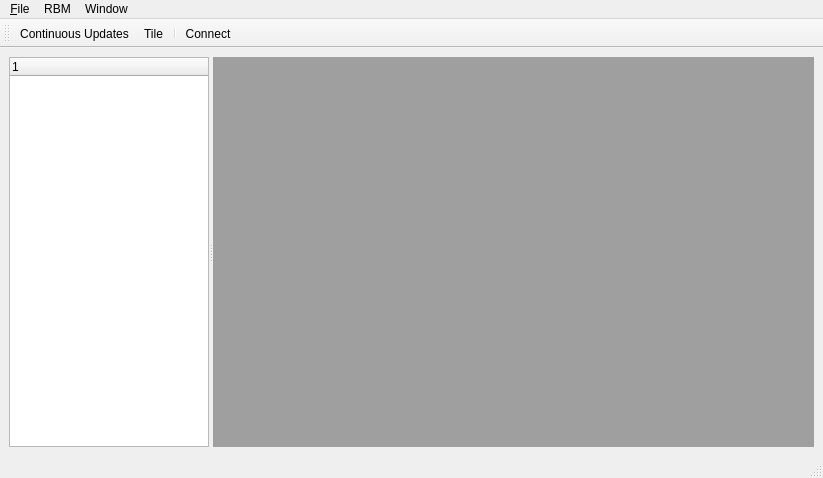
<?xml version="1.0" encoding="UTF-8"?>
<ui version="4.0">
 <class>pyRBMView</class>
 <widget class="QMainWindow" name="pyRBMView">
  <property name="geometry">
   <rect>
    <x>0</x>
    <y>0</y>
    <width>823</width>
    <height>478</height>
   </rect>
  </property>
  <property name="sizePolicy">
   <sizepolicy hsizetype="Maximum" vsizetype="Maximum">
    <horstretch>0</horstretch>
    <verstretch>0</verstretch>
   </sizepolicy>
  </property>
  <property name="windowTitle">
   <string>pyRBMView</string>
  </property>
  <widget class="QWidget" name="centralwidget">
   <property name="sizePolicy">
    <sizepolicy hsizetype="Maximum" vsizetype="Maximum">
     <horstretch>0</horstretch>
     <verstretch>0</verstretch>
    </sizepolicy>
   </property>
   <layout class="QGridLayout" name="gridLayout">
    <item row="0" column="0">
     <widget class="QSplitter" name="splitter">
      <property name="sizePolicy">
       <sizepolicy hsizetype="Expanding" vsizetype="Expanding">
        <horstretch>0</horstretch>
        <verstretch>0</verstretch>
       </sizepolicy>
      </property>
      <property name="autoFillBackground">
       <bool>true</bool>
      </property>
      <property name="orientation">
       <enum>Qt::Horizontal</enum>
      </property>
      <widget class="QTreeWidget" name="treeWidget">
       <property name="sizePolicy">
        <sizepolicy hsizetype="Expanding" vsizetype="Expanding">
         <horstretch>0</horstretch>
         <verstretch>0</verstretch>
        </sizepolicy>
       </property>
       <property name="maximumSize">
        <size>
         <width>200</width>
         <height>16777215</height>
        </size>
       </property>
       <column>
        <property name="text">
         <string notr="true">1</string>
        </property>
       </column>
      </widget>
      <widget class="QMdiArea" name="mdiArea">
       <property name="sizePolicy">
        <sizepolicy hsizetype="Expanding" vsizetype="Expanding">
         <horstretch>0</horstretch>
         <verstretch>0</verstretch>
        </sizepolicy>
       </property>
      </widget>
     </widget>
    </item>
   </layout>
  </widget>
  <widget class="QMenuBar" name="menubar">
   <property name="geometry">
    <rect>
     <x>0</x>
     <y>0</y>
     <width>823</width>
     <height>25</height>
    </rect>
   </property>
   <widget class="QMenu" name="menuFile">
    <property name="title">
     <string>&amp;File</string>
    </property>
    <addaction name="actionConnect"/>
    <addaction name="actionClose"/>
   </widget>
   <widget class="QMenu" name="menuWindow">
    <property name="title">
     <string>Window</string>
    </property>
    <addaction name="actionSave_Config"/>
    <addaction name="actionGrid"/>
    <addaction name="actionStack"/>
    <addaction name="separator"/>
    <addaction name="actionUpdate_All"/>
   </widget>
   <widget class="QMenu" name="menuRBM">
    <property name="title">
     <string>RBM</string>
    </property>
    <addaction name="actionContinuous_Updates"/>
   </widget>
   <addaction name="menuFile"/>
   <addaction name="menuRBM"/>
   <addaction name="menuWindow"/>
  </widget>
  <widget class="QStatusBar" name="statusbar"/>
  <widget class="QToolBar" name="toolBar">
   <property name="windowTitle">
    <string>toolBar</string>
   </property>
   <attribute name="toolBarArea">
    <enum>TopToolBarArea</enum>
   </attribute>
   <attribute name="toolBarBreak">
    <bool>true</bool>
   </attribute>
   <addaction name="actionContinuous_Updates"/>
   <addaction name="actionGrid"/>
   <addaction name="separator"/>
   <addaction name="actionConnect"/>
  </widget>
  <action name="actionClose">
   <property name="text">
    <string>E&amp;xit</string>
   </property>
   <property name="shortcut">
    <string>Ctrl+Q</string>
   </property>
   <property name="shortcutContext">
    <enum>Qt::ApplicationShortcut</enum>
   </property>
  </action>
  <action name="actionConnect">
   <property name="text">
    <string>&amp;Connect</string>
   </property>
   <property name="shortcut">
    <string>Ctrl+K</string>
   </property>
  </action>
  <action name="actionGrid">
   <property name="text">
    <string>&amp;Tile</string>
   </property>
   <property name="shortcut">
    <string>Ctrl+T</string>
   </property>
  </action>
  <action name="actionStack">
   <property name="text">
    <string>St&amp;ack</string>
   </property>
  </action>
  <action name="actionShowSubWin">
   <property name="text">
    <string>showSubWin</string>
   </property>
  </action>
  <action name="actionUpdate_All">
   <property name="text">
    <string>Update All</string>
   </property>
   <property name="shortcut">
    <string>Ctrl+Space</string>
   </property>
  </action>
  <action name="actionContinuous_Updates">
   <property name="checkable">
    <bool>true</bool>
   </property>
   <property name="text">
    <string>&amp;Continuous Updates</string>
   </property>
   <property name="shortcut">
    <string>Ctrl+R</string>
   </property>
  </action>
  <action name="actionSave_Config">
   <property name="text">
    <string>&amp;Save Config</string>
   </property>
   <property name="shortcut">
    <string>Ctrl+S</string>
   </property>
  </action>
 </widget>
 <resources/>
 <connections>
  <connection>
   <sender>actionClose</sender>
   <signal>activated()</signal>
   <receiver>pyRBMView</receiver>
   <slot>close()</slot>
   <hints>
    <hint type="sourcelabel">
     <x>-1</x>
     <y>-1</y>
    </hint>
    <hint type="destinationlabel">
     <x>399</x>
     <y>299</y>
    </hint>
   </hints>
  </connection>
  <connection>
   <sender>actionGrid</sender>
   <signal>activated()</signal>
   <receiver>mdiArea</receiver>
   <slot>tileSubWindows()</slot>
   <hints>
    <hint type="sourcelabel">
     <x>-1</x>
     <y>-1</y>
    </hint>
    <hint type="destinationlabel">
     <x>520</x>
     <y>306</y>
    </hint>
   </hints>
  </connection>
  <connection>
   <sender>actionStack</sender>
   <signal>activated()</signal>
   <receiver>mdiArea</receiver>
   <slot>cascadeSubWindows()</slot>
   <hints>
    <hint type="sourcelabel">
     <x>-1</x>
     <y>-1</y>
    </hint>
    <hint type="destinationlabel">
     <x>520</x>
     <y>306</y>
    </hint>
   </hints>
  </connection>
  <connection>
   <sender>treeWidget</sender>
   <signal>itemDoubleClicked(QTreeWidgetItem*,int)</signal>
   <receiver>actionShowSubWin</receiver>
   <slot>trigger()</slot>
   <hints>
    <hint type="sourcelabel">
     <x>126</x>
     <y>306</y>
    </hint>
    <hint type="destinationlabel">
     <x>-1</x>
     <y>-1</y>
    </hint>
   </hints>
  </connection>
 </connections>
</ui>
